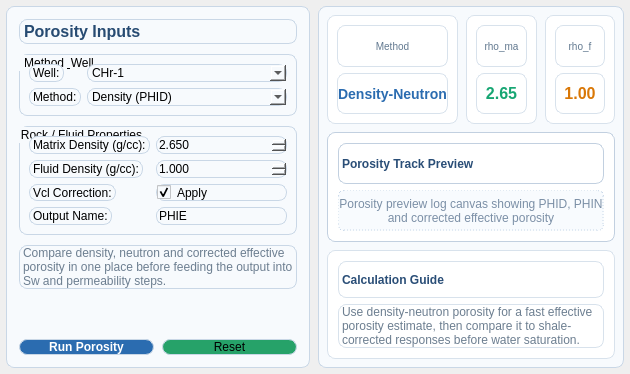
   <widget class="QWidget" name="tabPorosity">
    <attribute name="title">
     <string>Porosity Calculation</string>
    </attribute>
    <layout class="QHBoxLayout" name="layoutPhi">
     <property name="spacing">
      <number>8</number>
     </property>
     <property name="leftMargin">
      <number>6</number>
     </property>
     <property name="topMargin">
      <number>6</number>
     </property>
     <property name="rightMargin">
      <number>6</number>
     </property>
     <property name="bottomMargin">
      <number>6</number>
     </property>
     <item>
      <widget class="QFrame" name="framePhiControls">
       <property name="minimumSize">
        <size>
         <width>280</width>
         <height>0</height>
        </size>
       </property>
       <property name="maximumSize">
        <size>
         <width>340</width>
         <height>16777215</height>
        </size>
       </property>
       <property name="styleSheet">
        <string>background:#F7FAFD;border:1px solid #C9D7E6;border-radius:8px;</string>
       </property>
       <property name="frameShape">
        <enum>QFrame::StyledPanel</enum>
       </property>
       <layout class="QVBoxLayout" name="layoutPhiControls">
        <property name="spacing">
         <number>10</number>
        </property>
        <property name="leftMargin">
         <number>12</number>
        </property>
        <property name="topMargin">
         <number>12</number>
        </property>
        <property name="rightMargin">
         <number>12</number>
        </property>
        <property name="bottomMargin">
         <number>12</number>
        </property>
        <item>
         <widget class="QLabel" name="lblPhiTitle">
          <property name="styleSheet">
           <string>font-size:16px;font-weight:700;color:#274B72;padding:2px 0;</string>
          </property>
          <property name="text">
           <string>Porosity Inputs</string>
          </property>
         </widget>
        </item>
        <item>
         <widget class="QGroupBox" name="groupPhiParams">
          <property name="title">
           <string>Method &amp; Well</string>
          </property>
          <layout class="QFormLayout" name="formPhi">
           <item row="0" column="0">
            <widget class="QLabel" name="auto_label_023">
             <property name="text">
              <string>Well:</string>
             </property>
            </widget>
           </item>
           <item row="0" column="1">
            <widget class="QComboBox" name="comboPhiWell">
             <item>
              <property name="text">
               <string>CHr-1</string>
              </property>
             </item>
             <item>
              <property name="text">
               <string>Tau-1</string>
              </property>
             </item>
            </widget>
           </item>
           <item row="1" column="0">
            <widget class="QLabel" name="auto_label_024">
             <property name="text">
              <string>Method:</string>
             </property>
            </widget>
           </item>
           <item row="1" column="1">
            <widget class="QComboBox" name="comboPhiMethod">
             <item>
              <property name="text">
               <string>Density (PHID)</string>
              </property>
             </item>
             <item>
              <property name="text">
               <string>Neutron (PHIN)</string>
              </property>
             </item>
             <item>
              <property name="text">
               <string>Sonic (DT)</string>
              </property>
             </item>
             <item>
              <property name="text">
               <string>Density-Neutron (PHIE)</string>
              </property>
             </item>
            </widget>
           </item>
          </layout>
         </widget>
        </item>
        <item>
         <widget class="QGroupBox" name="groupPhiRockFluid">
          <property name="title">
           <string>Rock / Fluid Properties</string>
          </property>
          <layout class="QFormLayout" name="formPhiRockFluid">
           <item row="0" column="0">
            <widget class="QLabel" name="auto_label_025">
             <property name="text">
              <string>Matrix Density (g/cc):</string>
             </property>
            </widget>
           </item>
           <item row="0" column="1">
            <widget class="QDoubleSpinBox" name="spinPhiRhoma">
             <property name="decimals">
              <number>3</number>
             </property>
             <property name="minimum">
              <double>2.000000000000000</double>
             </property>
             <property name="maximum">
              <double>3.000000000000000</double>
             </property>
             <property name="value">
              <double>2.650000000000000</double>
             </property>
            </widget>
           </item>
           <item row="1" column="0">
            <widget class="QLabel" name="auto_label_026">
             <property name="text">
              <string>Fluid Density (g/cc):</string>
             </property>
            </widget>
           </item>
           <item row="1" column="1">
            <widget class="QDoubleSpinBox" name="spinPhiRhof">
             <property name="decimals">
              <number>3</number>
             </property>
             <property name="minimum">
              <double>0.800000000000000</double>
             </property>
             <property name="maximum">
              <double>1.200000000000000</double>
             </property>
             <property name="value">
              <double>1.000000000000000</double>
             </property>
            </widget>
           </item>
           <item row="2" column="0">
            <widget class="QLabel" name="auto_label_027">
             <property name="text">
              <string>Vcl Correction:</string>
             </property>
            </widget>
           </item>
           <item row="2" column="1">
            <widget class="QCheckBox" name="checkPhiVclCorr">
             <property name="text">
              <string>Apply</string>
             </property>
             <property name="checked">
              <bool>true</bool>
             </property>
            </widget>
           </item>
           <item row="3" column="0">
            <widget class="QLabel" name="auto_label_028">
             <property name="text">
              <string>Output Name:</string>
             </property>
            </widget>
           </item>
           <item row="3" column="1">
            <widget class="QLineEdit" name="linePhiOutName">
             <property name="text">
              <string>PHIE</string>
             </property>
            </widget>
           </item>
          </layout>
         </widget>
        </item>
        <item>
         <widget class="QLabel" name="lblPhiHint">
          <property name="styleSheet">
           <string>color:#6C7E90;font-size:12px;line-height:1.4;</string>
          </property>
          <property name="text">
           <string>Compare density, neutron and corrected effective porosity in one place before feeding the output into Sw and permeability steps.</string>
          </property>
          <property name="wordWrap">
           <bool>true</bool>
          </property>
         </widget>
        </item>
        <item>
         <spacer name="spacerPhiControls">
          <property name="orientation">
           <enum>Qt::Vertical</enum>
          </property>
          <property name="sizeHint" stdset="0">
           <size>
            <width>20</width>
            <height>40</height>
           </size>
          </property>
         </spacer>
        </item>
        <item>
         <layout class="QHBoxLayout" name="layoutPhiActions">
          <property name="spacing">
           <number>8</number>
          </property>
          <item>
           <widget class="QPushButton" name="btnCalcPhi">
            <property name="styleSheet">
             <string>background-color:#2B6CB0;color:#FFFFFF;font-weight:600;</string>
            </property>
            <property name="text">
             <string>Run Porosity</string>
            </property>
           </widget>
          </item>
          <item>
           <widget class="QPushButton" name="btnResetPhi">
            <property name="styleSheet">
             <string notr="true">background-color: rgb(38, 162, 105);</string>
            </property>
            <property name="text">
             <string>Reset</string>
            </property>
           </widget>
          </item>
         </layout>
        </item>
       </layout>
      </widget>
     </item>
     <item>
      <widget class="QFrame" name="framePhiWorkspace">
       <property name="styleSheet">
        <string>background:#F7FAFD;border:1px solid #C9D7E6;border-radius:8px;</string>
       </property>
       <property name="frameShape">
        <enum>QFrame::StyledPanel</enum>
       </property>
       <layout class="QVBoxLayout" name="layoutPhiWorkspace">
        <property name="spacing">
         <number>8</number>
        </property>
        <property name="leftMargin">
         <number>8</number>
        </property>
        <property name="topMargin">
         <number>8</number>
        </property>
        <property name="rightMargin">
         <number>8</number>
        </property>
        <property name="bottomMargin">
         <number>8</number>
        </property>
        <item>
         <layout class="QHBoxLayout" name="layoutPhiCards">
          <property name="spacing">
           <number>8</number>
          </property>
          <item>
           <widget class="QFrame" name="cardPhiMethod">
            <property name="styleSheet">
             <string>background:#FFFFFF;border:1px solid #D8E2EC;border-radius:8px;</string>
            </property>
            <property name="frameShape">
             <enum>QFrame::StyledPanel</enum>
            </property>
            <layout class="QVBoxLayout" name="layoutCardPhiMethod">
             <item>
              <widget class="QLabel" name="lblPhiMethodTitle">
               <property name="styleSheet">
                <string>color:#61788F;font-size:10px;</string>
               </property>
               <property name="text">
                <string>Method</string>
               </property>
               <property name="alignment">
                <set>Qt::AlignCenter</set>
               </property>
              </widget>
             </item>
             <item>
              <widget class="QLabel" name="lblPhiMethodValue">
               <property name="styleSheet">
                <string>font-size:14px;font-weight:700;color:#2B6CB0;</string>
               </property>
               <property name="text">
                <string>Density-Neutron</string>
               </property>
               <property name="alignment">
                <set>Qt::AlignCenter</set>
               </property>
              </widget>
             </item>
            </layout>
           </widget>
          </item>
          <item>
           <widget class="QFrame" name="cardPhiRhoma">
            <property name="styleSheet">
             <string>background:#FFFFFF;border:1px solid #D8E2EC;border-radius:8px;</string>
            </property>
            <property name="frameShape">
             <enum>QFrame::StyledPanel</enum>
            </property>
            <layout class="QVBoxLayout" name="layoutCardPhiRhoma">
             <item>
              <widget class="QLabel" name="lblPhiRhomaTitle">
               <property name="styleSheet">
                <string>color:#61788F;font-size:10px;</string>
               </property>
               <property name="text">
                <string>rho_ma</string>
               </property>
               <property name="alignment">
                <set>Qt::AlignCenter</set>
               </property>
              </widget>
             </item>
             <item>
              <widget class="QLabel" name="lblPhiRhomaValue">
               <property name="styleSheet">
                <string>font-size:16px;font-weight:700;color:#17A673;</string>
               </property>
               <property name="text">
                <string>2.65</string>
               </property>
               <property name="alignment">
                <set>Qt::AlignCenter</set>
               </property>
              </widget>
             </item>
            </layout>
           </widget>
          </item>
          <item>
           <widget class="QFrame" name="cardPhiRhof">
            <property name="styleSheet">
             <string>background:#FFFFFF;border:1px solid #D8E2EC;border-radius:8px;</string>
            </property>
            <property name="frameShape">
             <enum>QFrame::StyledPanel</enum>
            </property>
            <layout class="QVBoxLayout" name="layoutCardPhiRhof">
             <item>
              <widget class="QLabel" name="lblPhiRhofTitle">
               <property name="styleSheet">
                <string>color:#61788F;font-size:10px;</string>
               </property>
               <property name="text">
                <string>rho_f</string>
               </property>
               <property name="alignment">
                <set>Qt::AlignCenter</set>
               </property>
              </widget>
             </item>
             <item>
              <widget class="QLabel" name="lblPhiRhofValue">
               <property name="styleSheet">
                <string>font-size:16px;font-weight:700;color:#D97706;</string>
               </property>
               <property name="text">
                <string>1.00</string>
               </property>
               <property name="alignment">
                <set>Qt::AlignCenter</set>
               </property>
              </widget>
             </item>
            </layout>
           </widget>
          </item>
         </layout>
        </item>
        <item>
         <widget class="QFrame" name="framePhiCanvas">
          <property name="styleSheet">
           <string>background:#FFFFFF;border:1px solid #C2D0E0;border-radius:8px;</string>
          </property>
          <property name="frameShape">
           <enum>QFrame::StyledPanel</enum>
          </property>
          <property name="frameShadow">
           <enum>QFrame::Sunken</enum>
          </property>
          <layout class="QVBoxLayout" name="layoutPhiCanvas">
           <property name="leftMargin">
            <number>10</number>
           </property>
           <property name="topMargin">
            <number>10</number>
           </property>
           <property name="rightMargin">
            <number>10</number>
           </property>
           <property name="bottomMargin">
            <number>10</number>
           </property>
           <item>
            <widget class="QLabel" name="lblPhiPlotTitle">
             <property name="styleSheet">
              <string>font-weight:700;color:#2A4E77;</string>
             </property>
             <property name="text">
              <string>Porosity Track Preview</string>
             </property>
            </widget>
           </item>
           <item>
            <widget class="QLabel" name="lblPhiPlaceholder">
             <property name="styleSheet">
              <string>color:#7B8FA6;font-size:12px;border:1px dashed #C8D7E8;border-radius:6px;background:#F8FBFE;</string>
             </property>
             <property name="text">
              <string>Porosity preview log canvas showing PHID, PHIN and corrected effective porosity</string>
             </property>
             <property name="alignment">
              <set>Qt::AlignCenter</set>
             </property>
             <property name="wordWrap">
              <bool>true</bool>
             </property>
            </widget>
           </item>
          </layout>
         </widget>
        </item>
        <item>
         <widget class="QFrame" name="framePhiSummary">
          <property name="styleSheet">
           <string>background:#FFFFFF;border:1px solid #D8E2EC;border-radius:8px;</string>
          </property>
          <property name="frameShape">
           <enum>QFrame::StyledPanel</enum>
          </property>
          <layout class="QVBoxLayout" name="layoutPhiSummary">
           <property name="leftMargin">
            <number>10</number>
           </property>
           <property name="topMargin">
            <number>10</number>
           </property>
           <property name="rightMargin">
            <number>10</number>
           </property>
           <property name="bottomMargin">
            <number>10</number>
           </property>
           <item>
            <widget class="QLabel" name="lblPhiSummaryTitle">
             <property name="styleSheet">
              <string>font-weight:700;color:#2A4E77;</string>
             </property>
             <property name="text">
              <string>Calculation Guide</string>
             </property>
            </widget>
           </item>
           <item>
            <widget class="QLabel" name="lblPhiSummaryText">
             <property name="styleSheet">
              <string>color:#6C7E90;font-size:12px;</string>
             </property>
             <property name="text">
              <string>Use density-neutron porosity for a fast effective porosity estimate, then compare it to shale-corrected responses before water saturation.</string>
             </property>
             <property name="wordWrap">
              <bool>true</bool>
             </property>
            </widget>
           </item>
          </layout>
         </widget>
        </item>
       </layout>
      </widget>
     </item>
    </layout>
   </widget>
